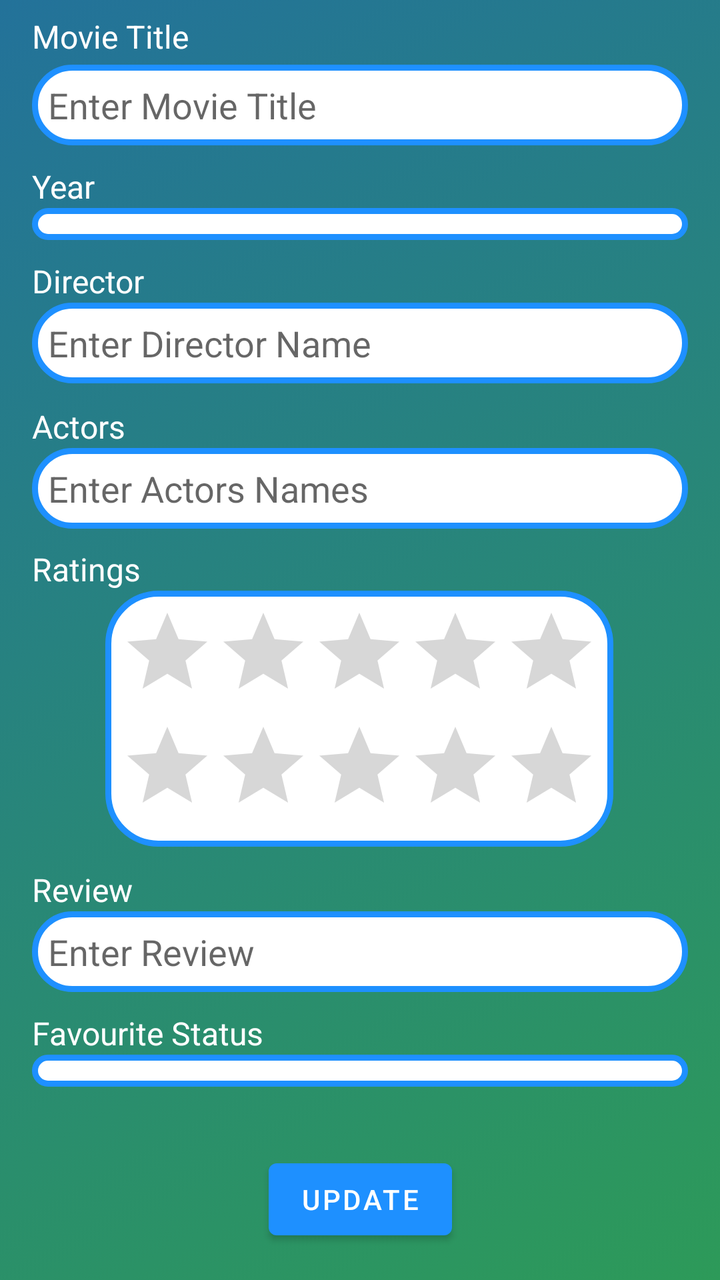
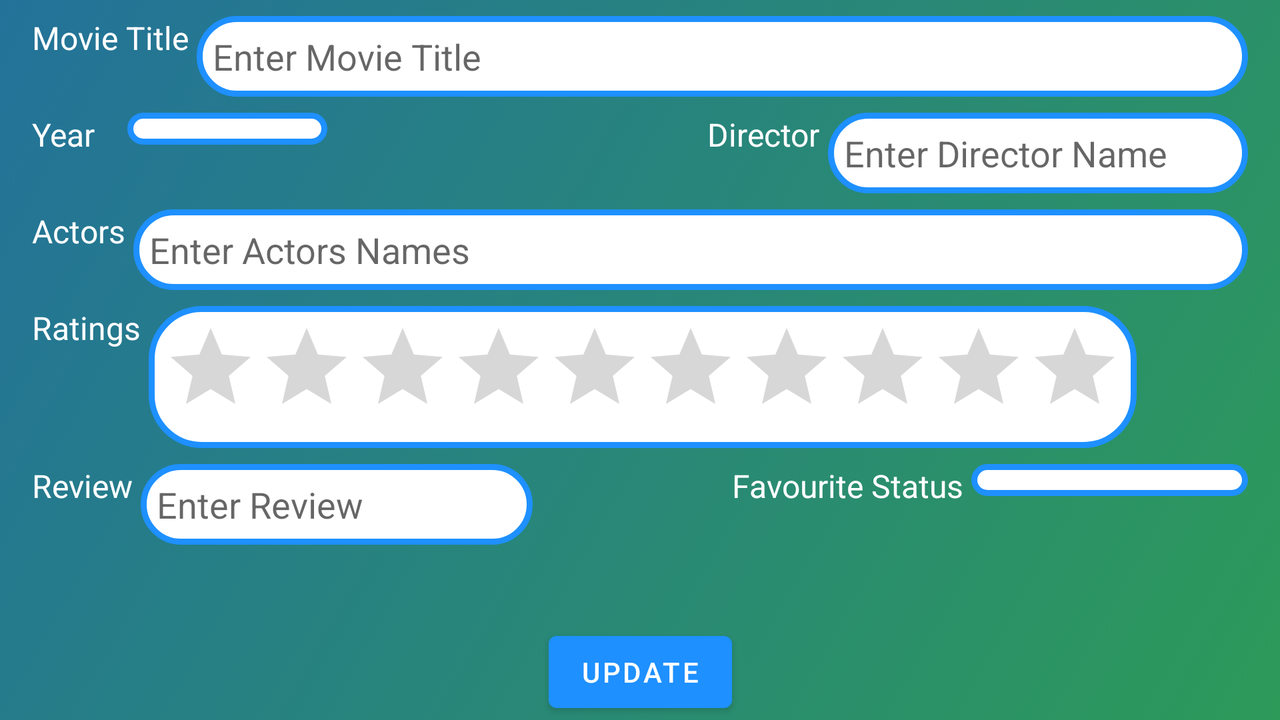

Compare how this app lays out the same screen by default and in its alternative resource folder. The renders come first, then the two layout files and the values they reference.
<!-- AndroidManifest.xml: application theme Theme.MovieDiary -->
<!-- res/layout/activity_edit_single_movie.xml -->
<?xml version="1.0" encoding="utf-8"?>
<androidx.constraintlayout.widget.ConstraintLayout xmlns:android="http://schemas.android.com/apk/res/android"
    xmlns:app="http://schemas.android.com/apk/res-auto"
    xmlns:tools="http://schemas.android.com/tools"
    android:layout_width="match_parent"
    android:layout_height="match_parent"
    android:background="@drawable/gradientbackground"
    tools:context=".EditSingleMovie">

    <EditText
        android:id="@+id/single_title_edittext"
        android:layout_width="0dp"
        android:layout_height="wrap_content"
        android:layout_marginStart="16dp"
        android:layout_marginLeft="16dp"
        android:layout_marginTop="16dp"
        android:layout_marginEnd="16dp"
        android:layout_marginRight="16dp"
        android:layout_marginBottom="15dp"
        android:background="@drawable/rounded_corner_rectangle"
        android:ems="10"
        android:hint="Enter Movie Title"
        android:inputType="textPersonName"
        android:padding="8dp"
        app:layout_constraintBottom_toTopOf="@+id/single_year_spinner"
        app:layout_constraintEnd_toEndOf="parent"
        app:layout_constraintHorizontal_bias="0.0"
        app:layout_constraintStart_toStartOf="parent"
        app:layout_constraintTop_toTopOf="parent" />

    <EditText
        android:id="@+id/single_director_edittext"
        android:layout_width="0dp"
        android:layout_height="wrap_content"
        android:layout_marginStart="16dp"
        android:layout_marginLeft="16dp"
        android:layout_marginEnd="16dp"
        android:layout_marginRight="16dp"
        android:layout_marginBottom="16dp"
        android:background="@drawable/rounded_corner_rectangle"
        android:ems="10"
        android:hint="Enter Director Name"
        android:inputType="textPersonName"
        android:padding="8dp"
        app:layout_constraintBottom_toTopOf="@+id/single_actors_edittext"
        app:layout_constraintEnd_toEndOf="parent"
        app:layout_constraintHorizontal_bias="0.0"
        app:layout_constraintStart_toStartOf="parent"
        app:layout_constraintTop_toBottomOf="@+id/single_year_spinner" />

    <EditText
        android:id="@+id/single_actors_edittext"
        android:layout_width="0dp"
        android:layout_height="wrap_content"
        android:layout_marginStart="16dp"
        android:layout_marginLeft="16dp"
        android:layout_marginEnd="16dp"
        android:layout_marginRight="16dp"
        android:layout_marginBottom="15dp"
        android:background="@drawable/rounded_corner_rectangle"
        android:ems="10"
        android:hint="Enter Actors Names"
        android:inputType="textPersonName"
        android:padding="8dp"
        app:layout_constraintBottom_toTopOf="@+id/linearLayout"
        app:layout_constraintEnd_toEndOf="parent"
        app:layout_constraintHorizontal_bias="0.0"
        app:layout_constraintStart_toStartOf="parent"
        app:layout_constraintTop_toBottomOf="@+id/single_director_edittext" />

    <Spinner
        android:id="@+id/single_year_spinner"
        android:layout_width="match_parent"
        android:layout_height="wrap_content"
        android:layout_marginStart="16dp"
        android:layout_marginLeft="16dp"
        android:layout_marginEnd="16dp"
        android:layout_marginRight="16dp"
        android:layout_marginBottom="15dp"
        android:background="@drawable/rounded_corner_rectangle"
        android:padding="8dp"
        app:layout_constraintBottom_toTopOf="@+id/single_director_edittext"
        app:layout_constraintEnd_toEndOf="parent"
        app:layout_constraintHorizontal_bias="0.0"
        app:layout_constraintStart_toStartOf="parent"
        app:layout_constraintTop_toBottomOf="@+id/single_title_edittext" />

    <EditText
        android:id="@+id/single_review_edittext"
        android:layout_width="0dp"
        android:layout_height="wrap_content"
        android:layout_marginStart="16dp"
        android:layout_marginLeft="16dp"
        android:layout_marginEnd="16dp"
        android:layout_marginRight="16dp"
        android:layout_marginBottom="15dp"
        android:background="@drawable/rounded_corner_rectangle"
        android:ems="10"
        android:hint="Enter Review"
        android:inputType="textPersonName"
        android:padding="8dp"
        app:layout_constraintBottom_toTopOf="@+id/single_fav_spinner"
        app:layout_constraintEnd_toEndOf="parent"
        app:layout_constraintHorizontal_bias="1.0"
        app:layout_constraintStart_toStartOf="parent"
        app:layout_constraintTop_toBottomOf="@+id/linearLayout" />

    <Spinner
        android:id="@+id/single_fav_spinner"
        android:layout_width="match_parent"
        android:layout_height="wrap_content"
        android:layout_marginStart="16dp"
        android:layout_marginLeft="16dp"
        android:layout_marginEnd="16dp"
        android:layout_marginRight="16dp"
        android:layout_marginBottom="16dp"
        android:background="@drawable/rounded_corner_rectangle"
        android:padding="8dp"
        app:layout_constraintBottom_toTopOf="@+id/single_update_button"
        app:layout_constraintEnd_toEndOf="parent"
        app:layout_constraintHorizontal_bias="1.0"
        app:layout_constraintStart_toStartOf="parent"
        app:layout_constraintTop_toBottomOf="@+id/single_review_edittext" />

    <Button
        android:id="@+id/single_update_button"
        android:layout_width="wrap_content"
        android:layout_height="wrap_content"
        android:text="Update"
        android:onClick="saveNewValuestoDB"
        app:layout_constraintBottom_toBottomOf="parent"
        app:layout_constraintEnd_toEndOf="parent"
        app:layout_constraintStart_toStartOf="parent"
        app:layout_constraintTop_toBottomOf="@+id/single_fav_spinner" />

    <LinearLayout
        android:id="@+id/linearLayout"
        android:layout_width="wrap_content"
        android:layout_height="wrap_content"
        android:layout_marginStart="16dp"
        android:layout_marginLeft="16dp"
        android:layout_marginEnd="16dp"
        android:layout_marginRight="16dp"
        android:layout_marginBottom="16dp"
        android:background="@drawable/rounded_corner_rectangle"
        android:orientation="vertical"
        app:layout_constraintBottom_toTopOf="@+id/single_review_edittext"
        app:layout_constraintEnd_toEndOf="parent"
        app:layout_constraintHorizontal_bias="0.495"
        app:layout_constraintStart_toStartOf="parent"
        app:layout_constraintTop_toBottomOf="@+id/single_actors_edittext">

        <RatingBar
            android:id="@+id/single_ratings_ratingbar"
            android:layout_width="wrap_content"
            android:layout_height="wrap_content"
            android:max="5"
            android:numStars="5"
            android:stepSize="1.0"
            android:progressTint="@color/yellow"/>

        <RatingBar
            android:id="@+id/single_ratingsbar_2"
            android:layout_width="wrap_content"
            android:layout_height="wrap_content"
            android:max="5"
            android:numStars="5"
            android:stepSize="1.0"
            android:progressTint="@color/yellow"/>


    </LinearLayout>

    <TextView
        android:id="@+id/single_title_textView"
        android:layout_width="wrap_content"
        android:layout_height="wrap_content"
        android:layout_marginStart="16dp"
        android:layout_marginLeft="16dp"
        android:layout_marginTop="4dp"
        android:text="Movie Title"
        android:textColor="@color/white"
        android:textSize="16sp"
        app:layout_constraintBottom_toTopOf="@+id/single_title_edittext"
        app:layout_constraintStart_toStartOf="parent"
        app:layout_constraintTop_toTopOf="parent" />

    <TextView
        android:id="@+id/single_year_textView"
        android:layout_width="wrap_content"
        android:layout_height="wrap_content"
        android:layout_marginStart="16dp"
        android:layout_marginLeft="16dp"
        android:text="Year"
        android:textColor="@color/white"
        android:textSize="16sp"
        app:layout_constraintBottom_toTopOf="@+id/single_year_spinner"
        app:layout_constraintStart_toStartOf="parent" />

    <TextView
        android:id="@+id/single_director_textView"
        android:layout_width="wrap_content"
        android:layout_height="wrap_content"
        android:layout_marginStart="16dp"
        android:layout_marginLeft="16dp"
        android:text="Director"
        android:textColor="@color/white"
        android:textSize="16sp"
        app:layout_constraintBottom_toTopOf="@+id/single_director_edittext"
        app:layout_constraintStart_toStartOf="parent" />

    <TextView
        android:id="@+id/single_actors_textView"
        android:layout_width="wrap_content"
        android:layout_height="wrap_content"
        android:layout_marginStart="16dp"
        android:layout_marginLeft="16dp"
        android:text="Actors"
        android:textColor="@color/white"
        android:textSize="16sp"
        app:layout_constraintBottom_toTopOf="@+id/single_actors_edittext"
        app:layout_constraintStart_toStartOf="parent" />

    <TextView
        android:id="@+id/single_rating_textView"
        android:layout_width="wrap_content"
        android:layout_height="wrap_content"
        android:layout_marginStart="16dp"
        android:layout_marginLeft="16dp"
        android:text="Ratings"
        android:textColor="@color/white"
        android:textSize="16sp"
        app:layout_constraintBottom_toTopOf="@+id/linearLayout"
        app:layout_constraintStart_toStartOf="parent" />

    <TextView
        android:id="@+id/textView8"
        android:layout_width="wrap_content"
        android:layout_height="wrap_content"
        android:layout_marginStart="16dp"
        android:layout_marginLeft="16dp"
        android:text="Review"
        android:textColor="@color/white"
        android:textSize="16sp"
        app:layout_constraintBottom_toTopOf="@+id/single_review_edittext"
        app:layout_constraintStart_toStartOf="parent" />

    <TextView
        android:id="@+id/single_fav_textView"
        android:layout_width="wrap_content"
        android:layout_height="wrap_content"
        android:layout_marginStart="16dp"
        android:layout_marginLeft="16dp"
        android:text="Favourite Status"
        android:textColor="@color/white"
        android:textSize="16sp"
        app:layout_constraintBottom_toTopOf="@+id/single_fav_spinner"
        app:layout_constraintStart_toStartOf="parent" />

</androidx.constraintlayout.widget.ConstraintLayout>
<!-- resources referenced by this layout -->
<resources>
  <color name="white">#FFFFFFFF</color>
  <color name="yellow">#CCCC00</color>
  <!-- drawable gradientbackground (drawable) -->
  <?xml version="1.0" encoding="utf-8"?>
  <selector xmlns:android="http://schemas.android.com/apk/res/android">
      <item>
          <shape
              xmlns:android="http://schemas.android.com/apk/res/android"
              android:shape="rectangle">
              <gradient
                  android:startColor="#ff2d9a59"
                  android:endColor="#ff23729a"
                  android:angle="135" />
          </shape>
      </item>
  </selector>
  <!-- drawable rounded_corner_rectangle (drawable) -->
  <?xml version="1.0" encoding="utf-8"?>
  <shape
      xmlns:android="http://schemas.android.com/apk/res/android"
      android:shape="rectangle">
  
      <corners android:radius="25dp" />
  
      
      <stroke android:width="3dp" android:color="@color/purple_500" />
  
      
      <solid android:color="@color/white" />
  
      <padding
          android:top="7dp"
          android:right="7dp"
          android:bottom="7dp"
          android:left="7dp" />
  
  </shape>
  <style name="Theme.MovieDiary" parent="Theme.MaterialComponents.DayNight.DarkActionBar">
          
          <item name="colorPrimary">@color/purple_500</item>
          <item name="colorPrimaryVariant">@color/purple_700</item>
          <item name="colorOnPrimary">@color/white</item>
          
          <item name="colorSecondary">@color/teal_200</item>
          <item name="colorSecondaryVariant">@color/teal_700</item>
          <item name="colorOnSecondary">@color/black</item>
          
          <item name="android:statusBarColor" tools:targetApi="l">?attr/colorPrimaryVariant</item>
          
  
      </style>
  <color name="purple_500">#1E90FF</color>
  <color name="purple_700">#000080</color>
  <color name="teal_200">#FF03DAC5</color>
  <color name="teal_700">#FF018786</color>
  <color name="black">#FF000000</color>
</resources>
<!-- res/layout-land/activity_edit_single_movie.xml (the repository's variant of the layout above) -->
<!-- drawn on the phone turned sideways -->
<?xml version="1.0" encoding="utf-8"?>
<androidx.constraintlayout.widget.ConstraintLayout xmlns:android="http://schemas.android.com/apk/res/android"
    xmlns:app="http://schemas.android.com/apk/res-auto"
    xmlns:tools="http://schemas.android.com/tools"
    android:layout_width="match_parent"
    android:layout_height="match_parent"
    android:background="@drawable/gradientbackground"
    tools:context=".EditSingleMovie">

    <EditText
        android:id="@+id/single_title_edittext"
        android:layout_width="0dp"
        android:layout_height="wrap_content"
        android:layout_marginStart="4dp"
        android:layout_marginLeft="4dp"
        android:layout_marginTop="8dp"
        android:layout_marginEnd="16dp"
        android:layout_marginRight="16dp"
        android:background="@drawable/rounded_corner_rectangle"
        android:ems="10"
        android:hint="Enter Movie Title"
        android:inputType="textPersonName"
        android:padding="8dp"
        android:textColor="@color/black"
        app:layout_constraintEnd_toEndOf="parent"
        app:layout_constraintStart_toEndOf="@+id/single_title_textView"
        app:layout_constraintTop_toTopOf="parent" />

    <EditText
        android:id="@+id/single_director_edittext"
        android:layout_width="0dp"
        android:layout_height="wrap_content"
        android:layout_marginTop="8dp"
        android:layout_marginEnd="16dp"
        android:layout_marginRight="16dp"
        android:background="@drawable/rounded_corner_rectangle"
        android:ems="10"
        android:hint="Enter Director Name"
        android:inputType="textPersonName"
        android:padding="8dp"
        android:textColor="@color/black"
        app:layout_constraintEnd_toEndOf="parent"
        app:layout_constraintTop_toBottomOf="@+id/single_title_edittext" />

    <EditText
        android:id="@+id/single_actors_edittext"
        android:layout_width="0dp"
        android:layout_height="wrap_content"
        android:layout_marginStart="4dp"
        android:layout_marginLeft="4dp"
        android:layout_marginTop="8dp"
        android:layout_marginEnd="16dp"
        android:layout_marginRight="16dp"
        android:background="@drawable/rounded_corner_rectangle"
        android:ems="10"
        android:hint="Enter Actors Names"
        android:inputType="textPersonName"
        android:padding="8dp"
        android:textColor="@color/black"
        app:layout_constraintEnd_toEndOf="parent"
        app:layout_constraintStart_toEndOf="@+id/single_actors_textView"
        app:layout_constraintTop_toBottomOf="@+id/single_director_edittext" />

    <Spinner
        android:id="@+id/single_year_spinner"
        android:layout_width="100dp"
        android:layout_height="wrap_content"
        android:layout_marginStart="16dp"
        android:layout_marginLeft="16dp"
        android:layout_marginTop="8dp"
        android:background="@drawable/rounded_corner_rectangle"
        android:padding="8dp"
        app:layout_constraintStart_toEndOf="@+id/single_year_textView"
        app:layout_constraintTop_toBottomOf="@+id/single_title_edittext" />

    <EditText
        android:id="@+id/single_review_edittext"
        android:layout_width="0dp"
        android:layout_height="wrap_content"
        android:layout_marginStart="4dp"
        android:layout_marginLeft="4dp"
        android:layout_marginTop="8dp"
        android:layout_marginEnd="8dp"
        android:layout_marginRight="8dp"
        android:background="@drawable/rounded_corner_rectangle"
        android:ems="10"
        android:hint="Enter Review"
        android:inputType="textPersonName"
        android:padding="8dp"
        android:textColor="@color/black"
        app:layout_constraintEnd_toStartOf="@+id/single_update_button"
        app:layout_constraintStart_toEndOf="@+id/textView8"
        app:layout_constraintTop_toBottomOf="@+id/linearLayout" />

    <Spinner
        android:id="@+id/single_fav_spinner"
        android:layout_width="0dp"
        android:layout_height="wrap_content"
        android:layout_marginStart="4dp"
        android:layout_marginLeft="4dp"
        android:layout_marginTop="8dp"
        android:layout_marginEnd="16dp"
        android:layout_marginRight="16dp"
        android:background="@drawable/rounded_corner_rectangle"
        android:padding="8dp"
        app:layout_constraintEnd_toEndOf="parent"
        app:layout_constraintStart_toEndOf="@+id/single_fav_textView"
        app:layout_constraintTop_toBottomOf="@+id/linearLayout" />

    <Button
        android:id="@+id/single_update_button"
        android:layout_width="wrap_content"
        android:layout_height="wrap_content"
        android:onClick="saveNewValuestoDB"
        android:text="Update"
        app:layout_constraintBottom_toBottomOf="parent"
        app:layout_constraintEnd_toEndOf="parent"
        app:layout_constraintStart_toStartOf="parent" />

    <LinearLayout
        android:id="@+id/linearLayout"
        android:layout_width="wrap_content"
        android:layout_height="wrap_content"
        android:layout_marginStart="4dp"
        android:layout_marginLeft="4dp"
        android:layout_marginTop="8dp"
        android:background="@drawable/rounded_corner_rectangle"
        android:orientation="horizontal"
        app:layout_constraintStart_toEndOf="@+id/single_rating_textView"
        app:layout_constraintTop_toBottomOf="@+id/single_actors_edittext">

        <RatingBar
            android:id="@+id/single_ratings_ratingbar"
            android:layout_width="wrap_content"
            android:layout_height="wrap_content"
            android:max="5"
            android:numStars="5"
            android:progressTint="@color/yellow"
            android:stepSize="1.0" />

        <RatingBar
            android:id="@+id/single_ratingsbar_2"
            android:layout_width="wrap_content"
            android:layout_height="wrap_content"
            android:max="5"
            android:numStars="5"
            android:progressTint="@color/yellow"
            android:stepSize="1.0" />


    </LinearLayout>

    <TextView
        android:id="@+id/single_title_textView"
        android:layout_width="wrap_content"
        android:layout_height="wrap_content"
        android:layout_marginStart="16dp"
        android:layout_marginLeft="16dp"
        android:layout_marginTop="8dp"
        android:text="Movie Title"
        android:textColor="@color/white"
        android:textSize="16sp"
        app:layout_constraintStart_toStartOf="parent"
        app:layout_constraintTop_toTopOf="parent" />

    <TextView
        android:id="@+id/single_year_textView"
        android:layout_width="wrap_content"
        android:layout_height="wrap_content"
        android:layout_marginStart="16dp"
        android:layout_marginLeft="16dp"
        android:layout_marginTop="8dp"
        android:text="Year"
        android:textColor="@color/white"
        android:textSize="16sp"
        app:layout_constraintStart_toStartOf="parent"
        app:layout_constraintTop_toBottomOf="@+id/single_title_edittext" />

    <TextView
        android:id="@+id/single_director_textView"
        android:layout_width="wrap_content"
        android:layout_height="wrap_content"
        android:layout_marginTop="8dp"
        android:layout_marginEnd="4dp"
        android:layout_marginRight="4dp"
        android:text="Director"
        android:textColor="@color/white"
        android:textSize="16sp"
        app:layout_constraintEnd_toStartOf="@+id/single_director_edittext"
        app:layout_constraintTop_toBottomOf="@+id/single_title_edittext" />

    <TextView
        android:id="@+id/single_actors_textView"
        android:layout_width="wrap_content"
        android:layout_height="wrap_content"
        android:layout_marginStart="16dp"
        android:layout_marginLeft="16dp"
        android:layout_marginTop="8dp"
        android:text="Actors"
        android:textColor="@color/white"
        android:textSize="16sp"
        app:layout_constraintStart_toStartOf="parent"
        app:layout_constraintTop_toBottomOf="@+id/single_director_edittext" />

    <TextView
        android:id="@+id/single_rating_textView"
        android:layout_width="wrap_content"
        android:layout_height="wrap_content"
        android:layout_marginStart="16dp"
        android:layout_marginLeft="16dp"
        android:layout_marginTop="8dp"
        android:text="Ratings"
        android:textColor="@color/white"
        android:textSize="16sp"
        app:layout_constraintStart_toStartOf="parent"
        app:layout_constraintTop_toBottomOf="@+id/single_actors_edittext" />

    <TextView
        android:id="@+id/textView8"
        android:layout_width="wrap_content"
        android:layout_height="wrap_content"
        android:layout_marginStart="16dp"
        android:layout_marginLeft="16dp"
        android:layout_marginTop="8dp"
        android:text="Review"
        android:textColor="@color/white"
        android:textSize="16sp"
        app:layout_constraintStart_toStartOf="parent"
        app:layout_constraintTop_toBottomOf="@+id/linearLayout" />

    <TextView
        android:id="@+id/single_fav_textView"
        android:layout_width="wrap_content"
        android:layout_height="wrap_content"
        android:layout_marginTop="8dp"
        android:text="Favourite Status"
        android:textColor="@color/white"
        android:textSize="16sp"
        app:layout_constraintStart_toEndOf="@+id/single_update_button"
        app:layout_constraintTop_toBottomOf="@+id/linearLayout" />

</androidx.constraintlayout.widget.ConstraintLayout>
<!-- resources referenced by the variant -->
<!-- as the phone turned sideways resolves them -->
<resources>
  <color name="black">#FF000000</color>
  <color name="white">#FFFFFFFF</color>
  <color name="yellow">#CCCC00</color>
  <!-- drawable gradientbackground (drawable) -->
  <?xml version="1.0" encoding="utf-8"?>
  <selector xmlns:android="http://schemas.android.com/apk/res/android">
      <item>
          <shape
              xmlns:android="http://schemas.android.com/apk/res/android"
              android:shape="rectangle">
              <gradient
                  android:startColor="#ff2d9a59"
                  android:endColor="#ff23729a"
                  android:angle="135" />
          </shape>
      </item>
  </selector>
  <!-- drawable rounded_corner_rectangle (drawable) -->
  <?xml version="1.0" encoding="utf-8"?>
  <shape
      xmlns:android="http://schemas.android.com/apk/res/android"
      android:shape="rectangle">
  
      <corners android:radius="25dp" />
  
      
      <stroke android:width="3dp" android:color="@color/purple_500" />
  
      
      <solid android:color="@color/white" />
  
      <padding
          android:top="7dp"
          android:right="7dp"
          android:bottom="7dp"
          android:left="7dp" />
  
  </shape>
  <style name="Theme.MovieDiary" parent="Theme.MaterialComponents.DayNight.DarkActionBar">
          
          <item name="colorPrimary">@color/purple_500</item>
          <item name="colorPrimaryVariant">@color/purple_700</item>
          <item name="colorOnPrimary">@color/white</item>
          
          <item name="colorSecondary">@color/teal_200</item>
          <item name="colorSecondaryVariant">@color/teal_700</item>
          <item name="colorOnSecondary">@color/black</item>
          
          <item name="android:statusBarColor" tools:targetApi="l">?attr/colorPrimaryVariant</item>
          
  
      </style>
  <color name="purple_500">#1E90FF</color>
  <color name="purple_700">#000080</color>
  <color name="teal_200">#FF03DAC5</color>
  <color name="teal_700">#FF018786</color>
</resources>
